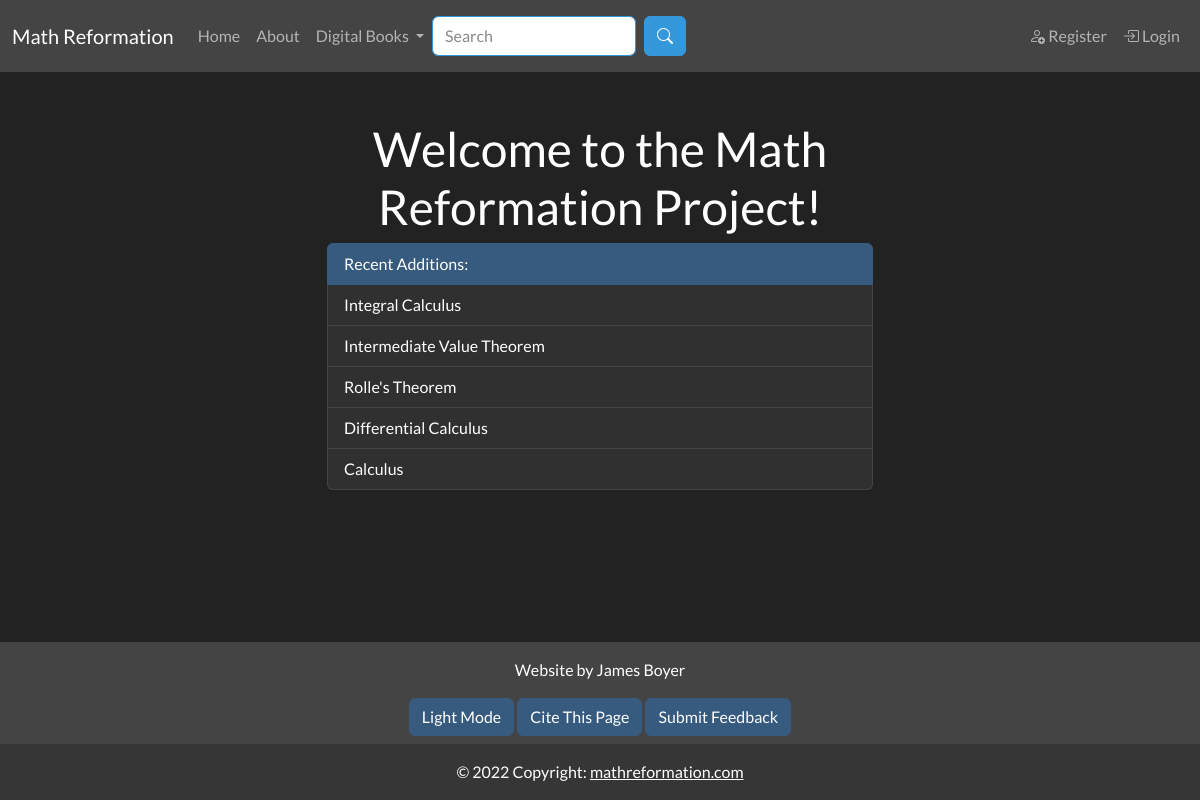
The page / on the database its author committed.
### app/models.py (models this page shows, shortened)
class SearchableMixin(object):
    @classmethod
    def search(cls, expression, page, per_page):
        ids, scores, total = query_index(cls.__tablename__, expression, page, per_page)
        if total == 0:
            return cls.query.filter_by(id=0), [], 0
        when = []
        for i in range(len(ids)):
            when.append((ids[i], i))
        return cls.query.filter(cls.id.in_(ids)).order_by( db.case(when, value=cls.id)), scores, total

class Document(SearchableMixin, db.Model):
    __tablename__ = "document"
    __searchable__ = ["body_main", "name"]
    id = db.Column(db.Integer, primary_key=True)
    name = db.Column(db.String(50), nullable=False, unique=False)
    path = db.Column(db.String(250), unique=True, nullable=False)
    body_main = db.Column(db.String(), index=True)
    body_draft = db.Column(db.String(), index=True)
    date_added = db.Column(db.DateTime, nullable=False,
        default=datetime.utcnow)
    header = db.Column(db.String(), index=True)
    order = db.Column(db.Integer())
    is_visible = db.Column(db.Boolean())
    document_type = db.Column(db.String(10), index=True)
    user_id = db.Column(db.Integer, db.ForeignKey('user.id'))
    prev_page_id = db.Column(db.Integer(), db.ForeignKey("document.id"))
    next_page = db.relationship("Document", backref=backref("prev_page", remote_side=[id]), uselist=False, foreign_keys=[prev_page_id])
    parent_id = db.Column(db.Integer(), db.ForeignKey("document.id"))
    children = db.relationship("Document", backref=backref("parent", remote_side=[id]), foreign_keys=[parent_id])

### app/main/routes.py (the view)
@bp.route("/home", methods=["GET"])
@bp.route("/", methods=["GET"])
@bp.route("/index", methods=["GET"])
def index():
    home_article = Document.query.filter_by(path='home').first()
    recent_documents = Document.query.order_by(Document.date_added.desc()).filter_by(is_visible=True, ).limit(5)
    return render_template('main/index.html', title="Home", home_article=home_article, recent_documents=recent_documents)

### app/main/forms.py
class SearchForm(FlaskForm):
    q = StringField("Search", validators=[DataRequired()])
    submit = SubmitField("Search")
    def __init__(self, *args, **kwargs):
        if 'formdata' not in kwargs:
            kwargs['formdata'] = request.args
        if 'csrf_enabled' not in kwargs:
            kwargs['csrf_enabled'] = False
        super(SearchForm, self).__init__(*args, **kwargs)

### MathReformationWebsite.py (called while the page is built)
@app.context_processor
def add_imports():
    return dict(admin_permission=admin_permission, author_permission=author_permission, editor_permission=editor_permission, g=g)

### app/main/routes.py (called while the page is built)
@bp.before_app_request
def before_request():
    g.search_form = SearchForm(meta={'csrf': False})
    if g.search_form.validate():
        print("here")

### app/templates/main/index.html
{% extends "base.html" %}
{% block content %}
{{ home_article.body_main | safe }}
<ul class="list-group">
    <li class="list-group-item active">Recent Additions:</li>
    {% for document in recent_documents %}
        <a class="list-group-item" href = {{ url_for('main.document_page', path=document.path)}}>
            {{ document.name }}
        </a>
    {% endfor %}
</ul>
{% endblock %}
{% block citation %}
{{ citation_info(page_type="Math Reformation", page_name="Index") }}
{% endblock %}

### rows shown on the page
Document: body_main "Welcome to the Math Reformation Project!"
Document: name "Integral Calculus"
Document: name "Intermediate Value Theorem"
Document: name "Rolle's Theorem"
Document: name "Differential Calculus"
Document: name "Calculus"
